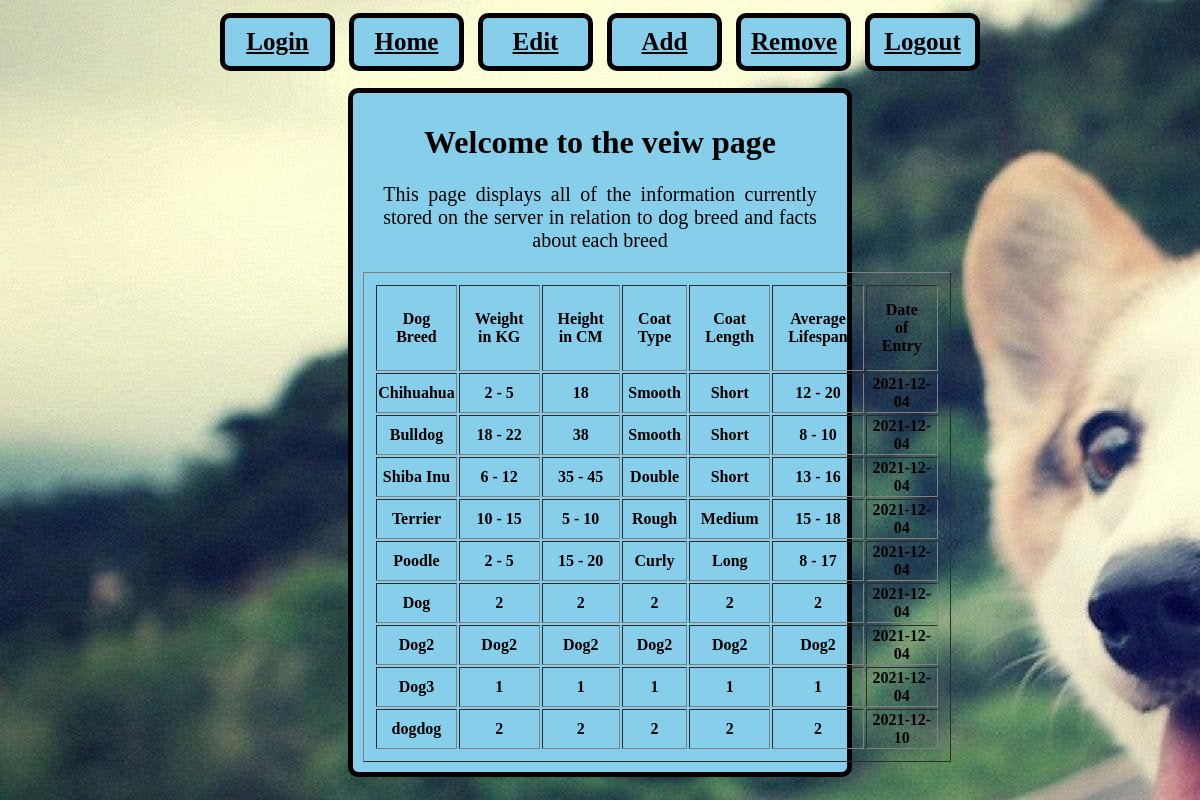
/veiw.php, run on the app's committed database.
### tables this page shows
CREATE TABLE `dogbreedtable` (
  `entryid` int(255) NOT NULL,
  `dogbreed` varchar(255) NOT NULL,
  `dogweight` varchar(255) NOT NULL,
  `dogheight` varchar(255) NOT NULL,
  `coattype` varchar(255) NOT NULL,
  `coatlength` varchar(255) NOT NULL,
  `averageage` varchar(255) NOT NULL,
  `entrydate` date NOT NULL DEFAULT current_timestamp()
);

### veiw.php (the view, shortened to what this page needs)
<?php
	$dbHost = "localhost";
 	$dbUsername = "root";
 	$dbPassword = "1234";
 	$dbName = "websitedb";
 	$conn = new mysqli($dbHost, $dbUsername, $dbPassword,$dbName) or die("Connect failed: %s\n". $conn -> error);
 	$query = "SELECT * FROM dogbreedtable";
	$result = $conn->query($query);
?>
<html>
<head>
	<link rel="stylesheet" href="style.css">
</head>
<body>
	<div id="navBox">
		<a href="login.php" class="button login">Login</a>
		<a href="index.php" class="button home">Home</a>
		<a href="edit.php" class="button veiw">Edit</a>
		<a href="add.php" class="button veiw">Add</a>
		<a href="remove.php" class="button remove">Remove</a>
		<a href="logout.php" class="button remove">Logout</a>
	</div>
	<div id="mainContent">
		<h1 id="pageTitle">Welcome to the veiw page <?php echo $_SESSION["uname"];  ?></h1>
		<p id="mainPara">This page displays all of the information currently stored on the server
		in relation to dog breed and facts about each breed</p>
		<table border='1' id="breedTable">
		<tr>
			<th class="tableTitle">Dog Breed</th>
			<th class="tableTitle">Weight in KG</th>
			<th class="tableTitle">Height in CM</th>
			<th class="tableTitle">Coat Type</th>
			<th class="tableTitle">Coat Length</th>
			<th class="tableTitle">Average Lifespan</th>
			<th class="tableTitle">Date of Entry</th>
		</tr> <?php
			while($row = mysqli_fetch_array($result)) {
				echo "<tr>";
				echo "<td>" . $row['dogbreed'] . "</td>";
				echo "<td>" . $row['dogweight'] . "</td>";
				echo "<td>" . $row['dogheight'] . "</td>";
				echo "<td>" . $row['coattype'] . "</td>";
				echo "<td>" . $row['coatlength'] . "</td>";
				echo "<td>" . $row['averageage'] . "</td>";
				echo "<td>" . $row['entrydate'] . "</td>";
				echo "</tr>";
			}
			echo "</table>";
		?>
	</div>
</body>
</html>

### style.css (style rules this page uses)
body { background-image: url("background.jpg"); }
#navBox { text-align: center; }
.button { border: 5px solid black; border-radius: 10px; color: black; background-color: skyblue; font-weight: bold; font-size: 25px; display: inline-block; margin-top: auto; margin: 5px; width: 85px; text-align: center; padding: 10px; }
#mainContent { margin: auto; margin-top: 1%; background-color: skyblue; width: 40%; border: 5px solid black; border-radius: 10px; padding: 10px; text-align: justify; text-align-last: center; }
#breedTable { text-align: center; display: inline-block; padding: 10px; font-weight: bold; }
.tableTitle { padding: 15px; }
#mainPara { font-size: 20px; margin: 20px; }

### data on the page
dogbreedtable: dogbreed "Chihuahua", dogweight "2 - 5", dogheight "18", coattype "Smooth", coatlength "Short", averageage "12 - 20", entrydate "2021-12-04"
dogbreedtable: dogbreed "Bulldog", dogweight "18 - 22", dogheight "38", coattype "Smooth", coatlength "Short", averageage "8 - 10", entrydate "2021-12-04"
dogbreedtable: dogbreed "Shiba Inu", dogweight "6 - 12", dogheight "35 - 45", coattype "Double", coatlength "Short", averageage "13 - 16", entrydate "2021-12-04"
dogbreedtable: dogbreed "Terrier", dogweight "10 - 15", dogheight "5 - 10", coattype "Rough", coatlength "Medium", averageage "15 - 18", entrydate "2021-12-04"
dogbreedtable: dogbreed "Poodle", dogweight "2 - 5", dogheight "15 - 20", coattype "Curly", coatlength "Long", averageage "8 - 17", entrydate "2021-12-04"
dogbreedtable: dogbreed "Dog", dogweight "2", dogheight "2", coattype "2", coatlength "2", averageage "2", entrydate "2021-12-04"
dogbreedtable: dogbreed "Dog2", dogweight "Dog2", dogheight "Dog2", coattype "Dog2", coatlength "Dog2", averageage "Dog2", entrydate "2021-12-04"
dogbreedtable: dogbreed "Dog3", dogweight "1", dogheight "1", coattype "1", coatlength "1", averageage "1", entrydate "2021-12-04"
dogbreedtable: dogbreed "dogdog", dogweight "2", dogheight "2", coattype "2", coatlength "2", averageage "2", entrydate "2021-12-10"
